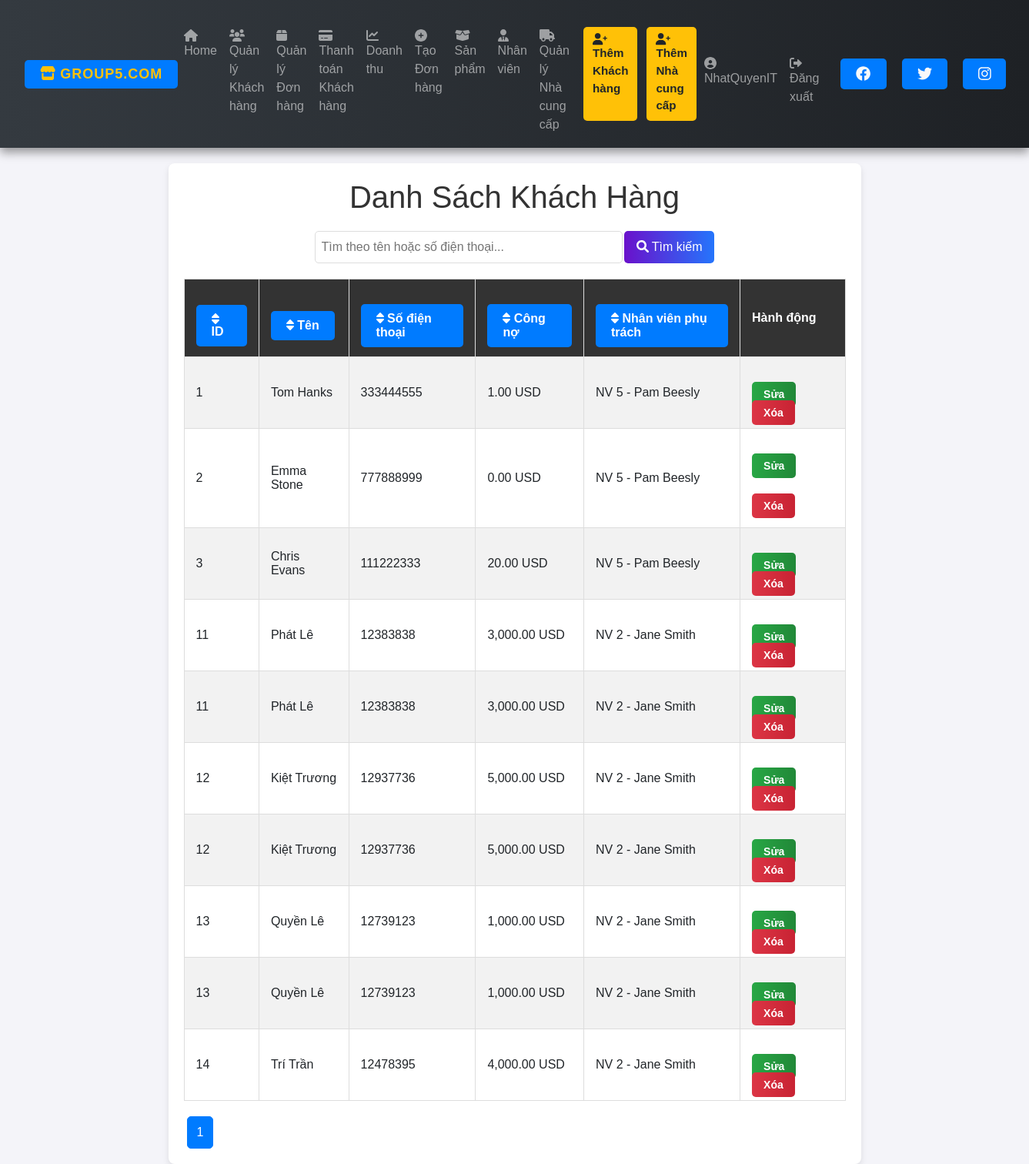
/customers.php (signed in), run on an earlier commit of the app's database.
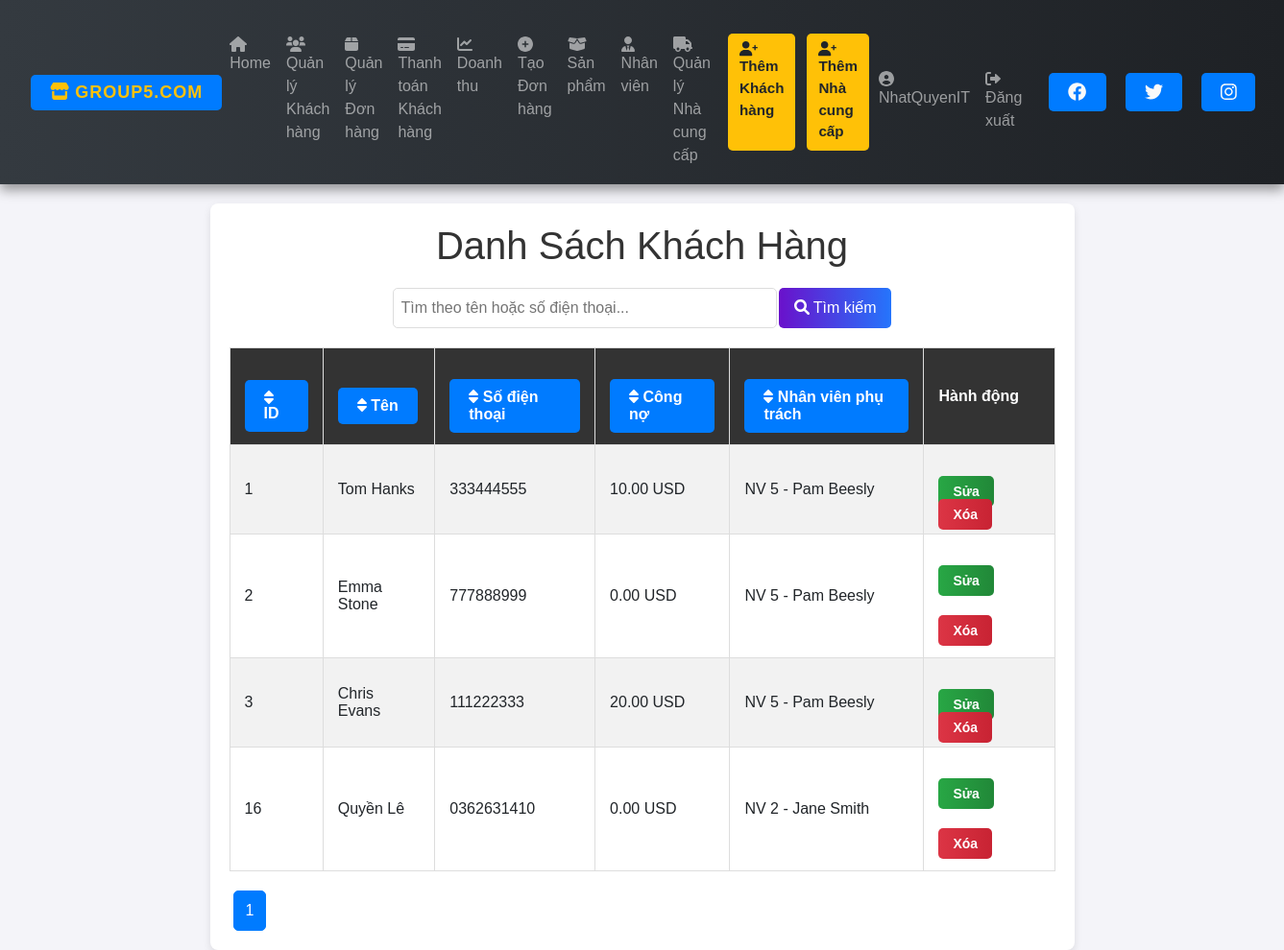
And on a later commit of the database.
### tables this page shows
CREATE TABLE `customer` (
  `CusId` int(11) NOT NULL,
  `Fname` varchar(100) DEFAULT NULL,
  `Lname` varchar(100) DEFAULT NULL,
  `Phone` varchar(15) DEFAULT NULL,
  `Address` varchar(200) DEFAULT NULL,
  `Dept` decimal(10,2) DEFAULT NULL,
  `ECode` int(11) DEFAULT NULL
);

### customers.php (the view, shortened to what this page needs)
<?php
require 'connect.php';
include 'nav.php';
$query = isset($_GET['query']) ? $_GET['query'] : '';
$order_by = isset($_GET['order_by']) ? $_GET['order_by'] : 'CusId';
$order_dir = isset($_GET['order_dir']) && $_GET['order_dir'] === 'desc' ? 'desc' : 'asc';
$limit = 10;
$page = isset($_GET['page']) ? (int)$_GET['page'] : 1;
$offset = ($page - 1) * $limit;
$sql = "SELECT c.CusId, c.Fname, c.Lname, c.Phone, c.Address, c.Dept, c.ECode,
        CONCAT('NV ', e.ECode, ' - ', e.Fname, ' ', e.Lname) AS EmployeeInfo
        FROM customer c
        LEFT JOIN employee e ON c.ECode = e.ECode
        WHERE c.Fname LIKE :query OR c.Lname LIKE :query OR c.Phone LIKE :query AND e.Role = 'OfficeStaff'
        ORDER BY $order_by $order_dir
        LIMIT :limit OFFSET :offset";
$stmt = $conn->prepare($sql);
$stmt->bindValue(':query', "%$query%", PDO::PARAM_STR);
$stmt->bindValue(':limit', $limit, PDO::PARAM_INT);
$stmt->bindValue(':offset', $offset, PDO::PARAM_INT);
$stmt->execute();
$customers = $stmt->fetchAll(PDO::FETCH_ASSOC);
$total_stmt = $conn->prepare("SELECT COUNT(*) FROM customer WHERE Fname LIKE :query OR Lname LIKE :query OR Phone LIKE :query");
$total_stmt->execute([':query' => "%$query%"]);
$total_rows = $total_stmt->fetchColumn();
$total_pages = ceil($total_rows / $limit);
$new_order_dir = $order_dir === 'asc' ? 'desc' : 'asc';
?>
<!DOCTYPE html>
<html lang="vi">
<head>
    <link rel="stylesheet" href="styles.css">
    <link rel="stylesheet" href="customers.css">
</head>
<body>
    <div class="container">
        <h1>Danh Sách Khách Hàng</h1>
        <form method="GET" action="customers.php" class="search-bar">
            <input type="text" name="query" placeholder="Tìm theo tên hoặc số điện thoại..." value="<?= htmlspecialchars($query) ?>">
            <button type="submit"><i class="fa fa-search"></i> Tìm kiếm</button>
        </form>
        <table>
            <tr>
                <th><a href="?query=<?= htmlspecialchars($query) ?>&order_by=CusId&order_dir=<?= $new_order_dir ?>"><i class="fas fa-sort"></i> ID</a></th>
                <th><a href="?query=<?= htmlspecialchars($query) ?>&order_by=Fname&order_dir=<?= $new_order_dir ?>"><i class="fas fa-sort"></i> Tên</a></th>
                <th><a href="?query=<?= htmlspecialchars($query) ?>&order_by=Phone&order_dir=<?= $new_order_dir ?>"><i class="fas fa-sort"></i> Số điện thoại</a></th>
                <th><a href="?query=<?= htmlspecialchars($query) ?>&order_by=Dept&order_dir=<?= $new_order_dir ?>"><i class="fas fa-sort"></i> Công nợ</a></th>
                <th><a href="?query=<?= htmlspecialchars($query) ?>&order_by=EmployeeInfo&order_dir=<?= $new_order_dir ?>"><i class="fas fa-sort"></i> Nhân viên phụ trách</a></th>
                <th>Hành động</th>
            </tr>
            <?php if (!empty($customers)): ?>
                <?php foreach ($customers as $customer): ?>
                    <tr>
                        <td><?= htmlspecialchars($customer['CusId']); ?></td>
                        <td><?= htmlspecialchars($customer['Fname'] . " " . $customer['Lname']); ?></td>
                        <td><?= htmlspecialchars($customer['Phone']); ?></td>
                        <td><?= htmlspecialchars(number_format($customer['Dept'], 2)); ?> USD</td>
                        <td><?= htmlspecialchars($customer['EmployeeInfo'] ?? 'Không xác định'); ?></td>
                        <td>
                            <a href="edit_customer.php?id=<?= $customer['CusId']; ?>" class="btn-edit">Sửa</a>
                            <?php if ($customer['Dept'] < 1): ?>
                                <a href="delete_customer.php?id=<?= $customer['CusId']; ?>" class="btn-delete" onclick="return confirm('Bạn có chắc chắn muốn xóa khách hàng này?');">Xóa</a>
                            <?php else: ?>
                                <span class="btn-delete disabled" title="Không thể xóa khách hàng có công nợ lớn hơn 1">Xóa</span>
                            <?php endif; ?>
                        </td>
                    </tr>
                <?php endforeach; ?>
            <?php else: ?>
                <tr>
                    <td colspan="6" style="text-align: center;">Không tìm thấy khách hàng nào.</td>
                </tr>
            <?php endif; ?>
        </table>
        <div class="pagination">
            <?php for ($i = 1; $i <= $total_pages; $i++): ?>
                <a href="?query=<?= htmlspecialchars($query) ?>&order_by=<?= htmlspecialchars($order_by) ?>&order_dir=<?= htmlspecialchars($order_dir) ?>&page=<?= $i ?>" class="<?= ($i == $page) ? 'active' : '' ?>"><?= $i ?></a>
            <?php endfor; ?>
        </div>
    </div>
</body>
</html>

### nav.php (shortened to what this page needs)
<link href="https://cdn.jsdelivr.net/npm/bootstrap@5.3.0/dist/css/bootstrap.min.css" rel="stylesheet">
<link rel="stylesheet" href="https://cdnjs.cloudflare.com/ajax/libs/font-awesome/6.0.0-beta3/css/all.min.css">
<link rel="stylesheet" href="nav.css">
<nav class="navbar navbar-expand-lg navbar-dark">
    <div class="container-fluid">
        <a href="index.php" class="navbar-brand"><i class="fas fa-store"></i> GROUP5.COM</a>
        <div class="collapse navbar-collapse" id="navbarNav">
            <ul class="navbar-nav me-auto mb-2 mb-lg-0">
                <li class="nav-item"><a class="nav-link" href="index.php"><i class="fas fa-home"></i> Home</a></li>
                <li class="nav-item"><a class="nav-link" href="customers.php"><i class="fas fa-users"></i> Quản lý Khách hàng</a></li>
                <li class="nav-item"><a class="nav-link" href="orders.php"><i class="fas fa-box"></i> Quản lý Đơn hàng</a></li>
                <li class="nav-item"><a class="nav-link" href="customer_payments.php"><i class="fas fa-credit-card"></i> Thanh toán Khách hàng</a></li>
                <li class="nav-item"><a class="nav-link" href="sales_statistics.php"><i class="fas fa-chart-line"></i> Doanh thu</a></li>
                <li class="nav-item"><a class="nav-link" href="create_order.php"><i class="fas fa-plus-circle"></i> Tạo Đơn hàng</a></li>
                <li class="nav-item"><a class="nav-link" href="product_manager.php"><i class="fas fa-box-open"></i> Sản phẩm</a></li>
                <li class="nav-item"><a class="nav-link" href="employees.php"><i class="fas fa-user-tie"></i> Nhân viên</a></li>
                <li class="nav-item"><a class="nav-link" href="supplier.php"><i class="fas fa-truck"></i> Quản lý Nhà cung cấp</a></li>
            </ul>
            <div class="action-buttons d-flex">
                <a class="nav-link" href="add_customer.php"><i class="fas fa-user-plus"></i> Thêm Khách hàng</a>
                <a class="nav-link" href="add_supplier.php"><i class="fas fa-user-plus"></i> Thêm Nhà cung cấp</a>
            </div>
            <ul class="navbar-nav ms-auto">
                <li class="nav-item"><a class="nav-link" href="#"><i class="fas fa-user-circle"></i> <?php echo htmlspecialchars($_SESSION['username']); ?></a></li>
                <li class="nav-item"><a class="nav-link" href="logout.php"><i class="fas fa-sign-out-alt"></i> Đăng xuất</a></li>
            </ul>
            <div class="social-icons d-none d-lg-flex" style="margin: 10px;">
                <a href="https://facebook.com" target="_blank" style="margin: 10px;"><i class="fab fa-facebook"></i></a>
                <a href="https://x.com" target="_blank" style="margin: 10px;"><i class="fab fa-twitter"></i></a>
                <a href="https://instagram.com" target="_blank" style="margin: 10px;"><i class="fab fa-instagram"></i></a>
            </div>
        </div>
    </div>
</nav>

### nav.css (style rules this page uses)
.navbar { background: linear-gradient(90deg, #1e2125, #343a40); padding: 10px 20px; color: #fff; box-shadow: 0 4px 8px rgba(0, 0, 0, 0.2); font-family: 'Poppins', sans-serif; transition: all 0.4s ease-in-out; }
.navbar-brand { color: #ffc107 !important; font-weight: 600; text-transform: uppercase; letter-spacing: 1px; transition: color 0.3s ease-in-out; font-size: 18px; margin: 0; }
.action-buttons .nav-link { background-color: #ffc107; color: #212529 !important; font-size: 0.95rem; font-weight: 600; margin-left: 10px; border-radius: 5px; padding: 8px 12px; transition: background-color 0.3s ease, transform 0.3s ease; }
.social-icons a { font-size: 1.2rem; margin-right: 15px; color: #f8f9fa; transition: color 0.3s ease, transform 0.3s ease; }

### styles.css (style rules this page uses)
body { font-family: Arial, sans-serif; background-color: #f4f4f4; margin: 0; padding: 0; }
h1, h2 { color: #333; }
.container { width: 80%; margin: 0 auto; background-color: #fff; padding: 20px; box-shadow: 0 0 10px rgba(0, 0, 0, 0.1); margin-top: 20px; }
table { width: 100%; border-collapse: collapse; margin-top: 20px; }
table, th, td { border: 1px solid #ddd; }
th, td { padding: 10px; text-align: left; }
th { background-color: #f2f2f2; }
a { display: inline-block; margin-top: 20px; padding: 10px 20px; background-color: #007bff; color: #fff; text-decoration: none; border-radius: 5px; }

### customers.css (style rules this page uses)
body { font-family: Arial, sans-serif; background: #f4f4f9; display: flex; flex-direction: column; }
.container { max-width: 900px; width: 100%; background: #fff; padding: 20px; border-radius: 8px; box-shadow: 0px 4px 8px rgba(0, 0, 0, 0.1); }
h1 { color: #333; text-align: center; margin-bottom: 20px; }
.search-bar { display: flex; justify-content: center; margin-bottom: 20px; }
.search-bar input[type="text"] { padding: 8px; width: 100%; max-width: 400px; border: 1px solid #ddd; border-radius: 5px; outline: none; }
.search-bar button { background: linear-gradient(to right, #6a11cb, #2575fc); color: white; border: none; padding: 8px 16px; margin-left: 2px; cursor: pointer; border-radius: 5px; transition: background-color 0.3s, transform 0.2s; }
table { width: 100%; border-collapse: collapse; margin-bottom: 20px; }
th, td { padding: 12px 15px; text-align: left; }
th { background-color: #333; color: white; cursor: pointer; }
th a { text-decoration: none; color: white; }
tr:nth-child(even) { background-color: #f2f2f2; }
.action-buttons a { padding: 6px 12px; margin: 2px; border-radius: 5px; text-decoration: none; color: white; transition: 0.2s; }
.pagination { display: flex; }
.pagination a { color: #333; padding: 8px 12px; margin: 0 4px; border-radius: 5px; border: 1px solid #ddd; text-decoration: none; transition: 0.3s; }
.pagination a.active { background-color: #007bff; color: white; border: 1px solid #007bff; }

### customers.php (style rules this page uses)
.btn-edit { background: linear-gradient(to right, #28a745, #218838); color: white; border: none; padding: 8px 15px; font-size: 14px; font-weight: bold; text-decoration: none; border-radius: 5px; cursor: pointer; transition: all 0.3s ease; margin-right: 5px; }
.btn-delete { background: linear-gradient(to right, #dc3545, #c82333); color: white; border: none; padding: 8px 15px; font-size: 14px; font-weight: bold; text-decoration: none; border-radius: 5px; cursor: pointer; transition: all 0.3s ease; }

What changed in the data, as far as the page shows it:
removed customer: CusId "11", Fname+Lname "Phát Lê", Phone "12383838", Dept "3,000.00", EmployeeInfo "NV 2 - Jane Smith", shows "Xóa"
removed customer: CusId "12", Fname+Lname "Kiệt Trương", Phone "12937736", Dept "5,000.00", EmployeeInfo "NV 2 - Jane Smith", shows "Xóa"
removed customer: CusId "13", Fname+Lname "Quyền Lê", Phone "12739123", Dept "1,000.00", EmployeeInfo "NV 2 - Jane Smith", shows "Xóa"
removed customer: CusId "14", Fname+Lname "Trí Trần", Phone "12478395", Dept "4,000.00", EmployeeInfo "NV 2 - Jane Smith", shows "Xóa"
changed customer "Tom Hanks": Dept "1.00" → "10.00"
added customer: CusId "16", Fname+Lname "Quyền Lê", Phone "0362631410", Dept "0.00", EmployeeInfo "NV 2 - Jane Smith"
